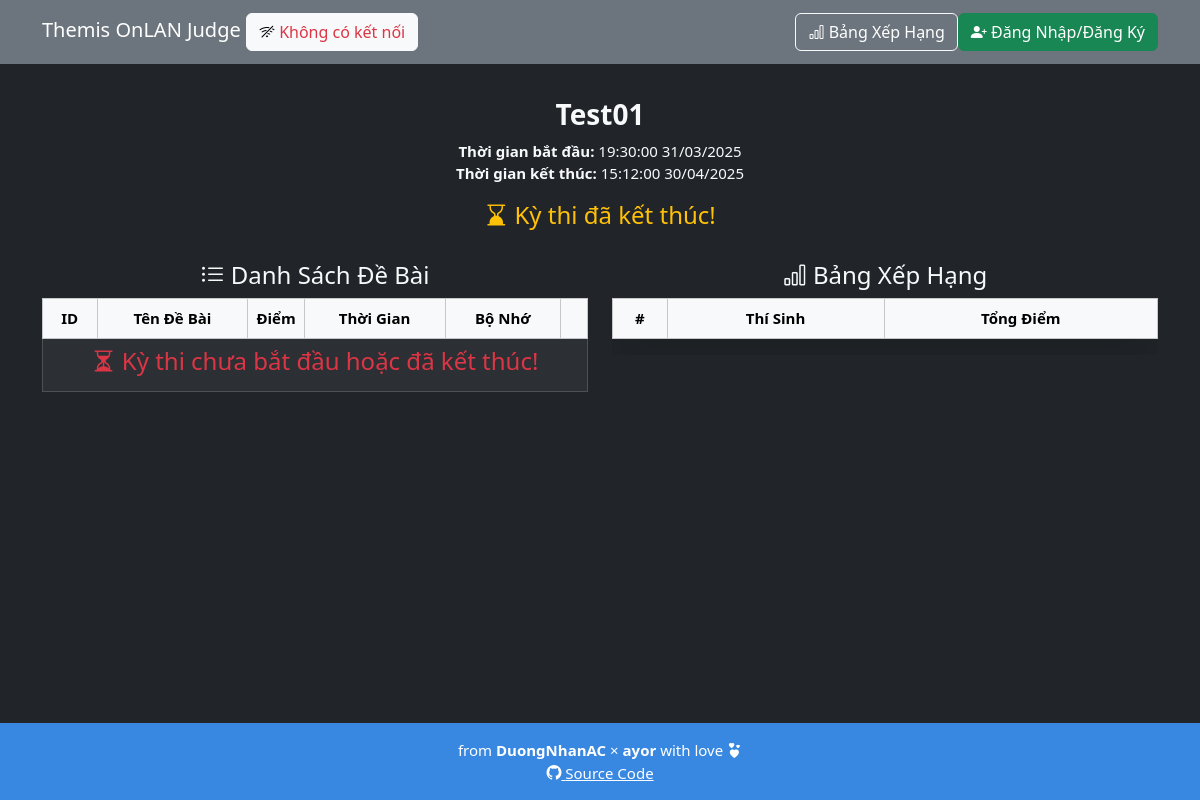
The page / on the database its author committed.
### tables this page shows
CREATE TABLE IF NOT EXISTS `contest_settings` (
  `id` int(11) NOT NULL AUTO_INCREMENT,
  `title` varchar(255) NOT NULL,
  `start_time` datetime NOT NULL,
  `end_time` datetime NOT NULL,
  `submission_path` varchar(255) NOT NULL,
  `allow_registration` tinyint(1) DEFAULT 1,
  `testcase_path` varchar(255) DEFAULT '',
  PRIMARY KEY (`id`)
);

### index.php (the view, shortened to what this page needs)
<?php
require 'config.php';
$contest = $pdo->query("SELECT * FROM contest_settings WHERE id = 1")->fetch(PDO::FETCH_ASSOC);
$startTime = strtotime($contest['start_time']);
$endTime = strtotime($contest['end_time']);
$now = time();
$problems = $pdo->query("SELECT * FROM problems WHERE order_id >= 1 ORDER BY order_id ASC")->fetchAll(PDO::FETCH_ASSOC);
?>
<!DOCTYPE html>
<html lang="vi">
<head>
	<link rel="stylesheet" href="assets/css/bootstrap.min.css">
	<link rel="stylesheet" href="assets/css/bootstrap-icons.css">
	<link href="assets/css/prism.css" rel="stylesheet">
	<link rel="stylesheet" href="assets/css/styles.css">
	<link rel="stylesheet" href="assets/css/katex.min.css">
</head>
<body class="bg-dark text-light">
	<nav class="navbar navbar-expand-lg navbar-dark bg-secondary">
		<div class="container">
			<a class="navbar-brand" href="#">Themis OnLAN Judge <span id="ping-result" class="fw-bold"></span></a>
			<div class="collapse navbar-collapse justify-content-end" id="navbarNav">
				<a href="ranking.php" class="btn btn-outline-light">
					<i class="bi bi-bar-chart"></i> Bảng Xếp Hạng
				</a>
				<?php if (isset($_SESSION['user_id'])): ?>
					<a href="submissions.php" class="btn btn-outline-light">
						<i class="bi bi-clock-history"></i> Lịch Sử Nộp Bài
					</a>
					<div class="dropdown">
						<button class="btn btn-outline-light dropdown-toggle" type="button" id="userDropdown" data-bs-toggle="dropdown">
							<i class="bi bi-person-circle"></i>
						</button>
						<ul class="dropdown-menu dropdown-menu-end">
							<li><span class="dropdown-item-text" style='color:white;'>Xin chào, <strong><?= htmlspecialchars($_SESSION['username']) ?></strong></span></li>
							<li><hr class="dropdown-divider"></li>
							<?php if ($_SESSION['role'] === 'admin'): ?>
								<li>
									<a href="problems.php" class="dropdown-item">
										<i class="bi bi-journal-text"></i> Danh Sách Đề Bài
									</a>
								</li>
								<li>
									<a href="admin_dashboard.php" class="dropdown-item">
										<i class="bi bi-speedometer2"></i> Bảng Điều Khiển
									</a>
								</li>
							<?php endif; ?>
							<li>
								<a href="edit_profile.php" class="dropdown-item">
									<i class="bi bi-pencil-square"></i> Chỉnh Sửa Thông Tin
								</a>
							</li>
							<li>
								<a href="change_password.php" class="dropdown-item">
									<i class="bi bi-key"></i> Đổi Mật Khẩu
								</a>
							</li>
							<li><hr class="dropdown-divider"></li>
							<li>
								<a href="?logout" class="dropdown-item text-danger">
									<i class="bi bi-box-arrow-right"></i> Đăng Xuất
								</a>
							</li>
						</ul>
					</div>
				<?php else: ?>
					<a href="auth.php" class="btn btn-success">
						<i class="bi bi-person-plus-fill"></i> Đăng Nhập/Đăng Ký
					</a>
				<?php endif; ?>
			</div>
		</div>
	</nav>
	<div class="container my-4 text-center">
		<h3><?= htmlspecialchars($contest['title']) ?></h3>
		<p>
			<strong>Thời gian bắt đầu:</strong> <?= date("H:i:s d/m/Y", $startTime) ?><br>
			<strong>Thời gian kết thúc:</strong> <?= date("H:i:s d/m/Y", $endTime) ?>
		</p>
		<h4 id="countdown" class="text-warning" data-start-time="<?= $startTime ?>" data-end-time="<?= $endTime ?>"></h4>
	</div>
	<div class="container">
		<div class="row">
			<?php if ($now >= $startTime && $now < $endTime): ?>
				<div class="col-md-6">
					<h4 class="text-center"><i class="bi bi-list-ul"></i> Danh Sách Đề Bài</h4>
					<table class="table table-bordered table-dark table-striped table-hover">
						<thead class="table-light text-dark text-center align-middle">
							<tr>
								<th style="width: 10%;">ID</th>
								<th style="min-width: 25%;">Tên Đề Bài</th>
								<th style="width: 5%;">Điểm</th>
								<th style="min-width: 15%;">Thời Gian</th>
								<th style="min-width: 15%;">Bộ Nhớ</th>
								<th style="min-width: 10%;"></th>
							</tr>
						</thead>
						<tbody>
							<?php foreach ($problems as $problem): ?>
							<tr class="align-middle">
								<td><?= htmlspecialchars($problem['name']) ?></td>
								<td><?= htmlspecialchars($problem['full_name']) ?></td>
								<td class="text-center"><?= htmlspecialchars($problem['total_score']) ?></td>
								<td class="text-center"><?= htmlspecialchars($problem['time_limit']) ?>s</td>
								<td class="text-center"><?= htmlspecialchars($problem['memory_limit']) ?>MiB</td>
								<td class="text-center">
									<button class="btn btn-info btn-sm" onclick="viewProblem('<?= htmlspecialchars($problem['name']) ?>')"><i class="bi bi-eye"></i></button>
									<?php if (isset($_SESSION['user_id'])): ?>
										<button class="btn btn-secondary btn-sm viewHistory" data-problem="<?php echo $problem['name']; ?>"><i class="bi bi-clock-history"></i></button>
									<?php endif; ?>
									<div class="modal fade" id="historyModal" tabindex="-1" aria-labelledby="historyModalLabel" aria-hidden="true">
										<div class="modal-dialog modal-lg">
											<div class="modal-content bg-dark text-light">
												<div class="modal-header">
													<h5 class="modal-title" id="historyModalLabel">Lịch sử nộp bài</h5>
													<button type="button" class="btn-close btn-close-white" data-bs-dismiss="modal" aria-label="Đóng"></button>
												</div>
												<div class="modal-body">
													<table class="table table-dark table-striped table-hover text-center align-middle">
														<thead class="table-light text-dark text-center">
															<tr>
																<th style="width: 10%;">Thời gian</th>
																<th style="width: 8%;">Điểm</th>
																<th style="width: 8%;">Trạng thái</th>
																<th >Ngôn ngữ</th>
																<th style="width: 30%;">Mã nguồn</th>
																<th style="width: 32%;">Chi tiết chấm</th>
															</tr>
														</thead>
														<tbody id="historyTable"></tbody>
													</table>
												</div>
											</div>
										</div>
									</div>
								</td>
							</tr>
							<?php endforeach; ?>
						</tbody>
					</table>
				</div>
			<?php else: ?>
				<div class="col-md-6">
					<h4 class="text-center"><i class="bi bi-list-ul"></i> Danh Sách Đề Bài</h4>
					<table class="table table-bordered table-dark table-striped table-hover">
						<thead class="table-light text-dark text-center align-middle">
							<tr>
								<th style="width: 10%;">ID</th>
								<th style="min-width: 25%;">Tên Đề Bài</th>
								<th style="width: 5%;">Điểm</th>
								<th style="min-width: 15%;">Thời Gian</th>
								<th style="min-width: 15%;">Bộ Nhớ</th>
								<th style="min-width: 10%;"></th>
							</tr>
						</thead>
						<tbody>
							<tr>
								<td colspan="6" class="text-center text-muted"><h4 class="text-center text-danger"><i class="bi bi-hourglass-split"></i> Kỳ thi chưa bắt đầu hoặc đã kết thúc!</h4></td>
							</tr>
						</tbody>
					</table>
				</div>
			<?php endif; ?>
			<div class="col-md-6">
				<h4 class="text-center"><i class="bi bi-bar-chart"></i> Bảng Xếp Hạng</h4>
				<div class="table-responsive">
					<table class="table table-dark table-bordered table-hover rounded-3 shadow-lg" id="rankingTable">
					<thead class="table-light text-dark text-center">
						<tr>
							<th style="width: 10%;">#</th>
							<th>Thí Sinh</th>
							<th style="min-width: 30%;">Tổng Điểm</th>
						</tr>
					</thead>
				</table>
				</div>
			</div>
		</div>
	</div>
</body>
<footer>
	<div class="text-center mt-3">
		<p>from <b>DuongNhanAC</b> × <b>ayor</b> with love <i class="bi bi-hearts"></i><br />
		<a href="https://github.com/duongnotnhan/themis-onlan-judge"><i class="bi bi-github"></i> Source Code</a></p>
	</div>
</footer>
</html>

### assets/css/styles.css (style rules this page uses)
html { height: 100%; }
.container a { color: #fff !important; }
:root { --bs-link-color-rgb: #7de77d; }
#problemDescription h1, h2, h3 { margin-top: 10px; font-weight: bold; }
body { min-height: 100%; margin: 0; font-size: 15px; display: flex; flex-direction: column; }
footer { margin-top: auto; background-color: rgb(56, 135, 224); color: white; text-align: center; }

### rows shown on the page
contest_settings: title "Test01", start_time "19:30:00 31/03/2025", end_time "15:12:00 30/04/2025"
